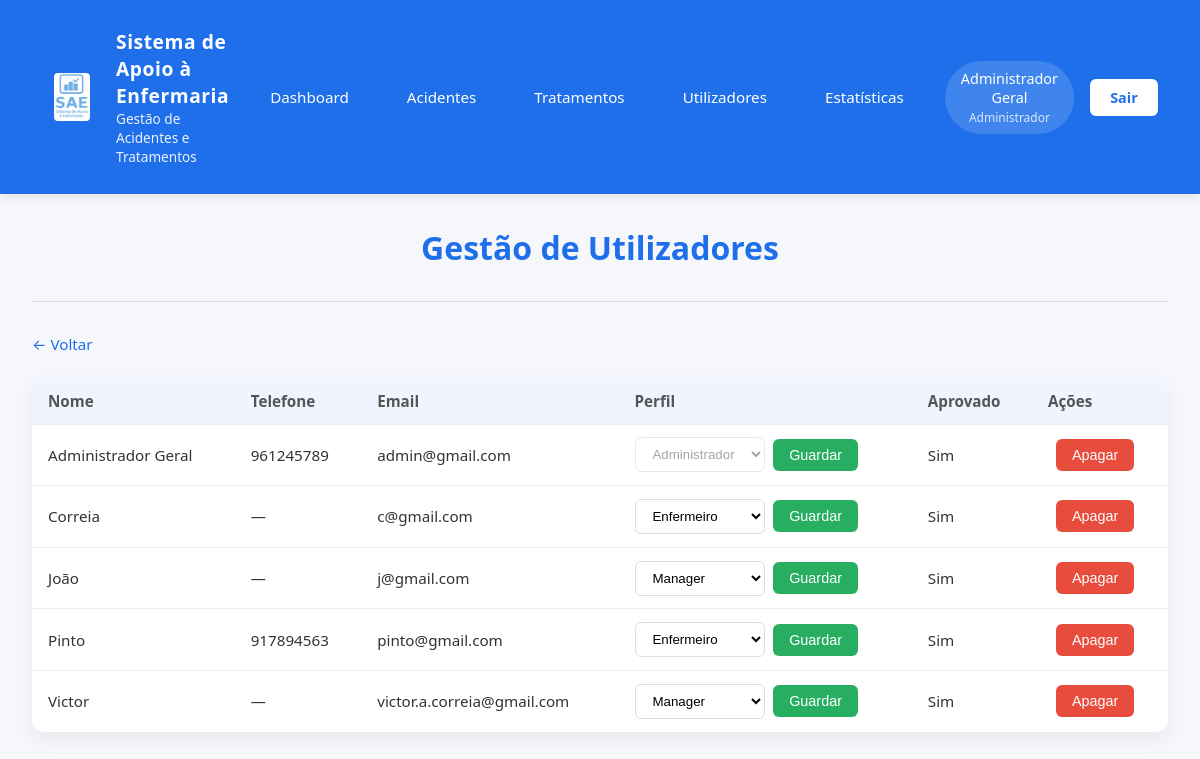
/public/index.php?route=admin_users_list (signed in), run on the app's committed database.
### tables this page shows
CREATE TABLE `users` (
  `id` int(11) NOT NULL,
  `email` varchar(255) NOT NULL,
  `password_hash` varchar(255) NOT NULL,
  `role_id` int(11) NOT NULL,
  `full_name` varchar(255) DEFAULT NULL,
  `phone` varchar(20) DEFAULT NULL,
  `approved` tinyint(1) DEFAULT 0,
  `created_at` timestamp NOT NULL DEFAULT current_timestamp(),
  `last_login` timestamp NULL DEFAULT NULL,
  `deleted_at` datetime DEFAULT NULL
);

CREATE TABLE `roles` (
  `id` int(11) NOT NULL,
  `name` varchar(50) NOT NULL
);

### src/Controllers/AdminUserController.php (called while the page is built, shortened)
<?php
class AdminUserController
{
    public function listUsers(): void
    {
        $pdo = \App\Core\Database::getConnection();
        $stmt = $pdo->query("
            SELECT u.id, u.email, u.full_name, u.phone, u.role_id, r.name AS role_name, u.approved, u.created_at, u.deleted_at
            FROM users u
            LEFT JOIN roles r ON r.id = u.role_id
            WHERE u.deleted_at IS NULL
            ORDER BY u.full_name ASC
        ");
        $users = $stmt->fetchAll(\PDO::FETCH_ASSOC);
        $r = $pdo->query("SELECT id, name FROM roles ORDER BY id");
        $roles = $r->fetchAll(\PDO::FETCH_ASSOC);
        require __DIR__ . '/../Views/admin/users_list.php';
    }
}

### src/Views/admin/users_list.php (the view, shortened to what this page needs)
<?php
$baseUrl = '/enfermaria/public/index.php';
?>
<!DOCTYPE html>
<html lang="pt">
<head>
<link rel="stylesheet" href="/enfermaria/public/assets/css/layout.css">
</head>
<body>
<?php require __DIR__ . '/../layouts/header.php'; ?>
<main>
    <h1>Gestão de Utilizadores</h1>
    <hr class="separator">
    <div class="top-links">
        <a href="<?= $baseUrl ?>?route=admin_users">← Voltar</a>
    </div>
    <table>
        <thead>
            <tr><th>Nome</th><th>Telefone</th><th>Email</th><th>Perfil</th><th>Aprovado</th><th>Ações</th></tr>
        </thead>
        <tbody>
            <?php foreach ($users as $u): $isDeleted = !empty($u['deleted_at']); ?>
                <tr>
                    <td><?= htmlspecialchars($u['full_name'] ?? '') ?></td>
                    <td><?= htmlspecialchars($u['phone'] ?? '—') ?></td>
                    <td><?= htmlspecialchars($u['email']) ?></td>
                    <td>
                        <form method="post" action="<?= $baseUrl ?>?route=admin_users_change_role" style="display:flex;gap:.5rem;align-items:center;">
                            <select name="role_id"  <?= ($u['id'] == $_SESSION['user_id']) ? 'disabled' : '' ?>>
                                <?php foreach ($roles as $role): ?>
                                    <option value="<?= (int)$role['id'] ?>" <?= $role['id']==$u['role_id'] ? 'selected' : '' ?>>
                                        <?= htmlspecialchars($role['name']) ?>
                                    </option>
                                <?php endforeach; ?>
                            </select>
                            <?php if ((int)($_SESSION['user_id'] ?? 0) === (int)$u['id']): ?>
                                <button class="btn btn-approve" disabled>Guardar</button>
                            <?php else: ?>
                                <button class="btn btn-approve" type="submit">Guardar</button>
                            <?php endif; ?>
                        </form>
                    </td>
                    <td><?= $u['approved'] ? 'Sim' : 'Não' ?></td>
                    <td>
                        <form method="post" action="<?= $baseUrl ?>?route=admin_user_delete" style="display:inline-block;margin-left:8px;">
                            <?php if ($isDeleted): ?>
                                <input type="hidden" name="action" value="restore">
                                <button class="btn btn-outline" type="submit">Restaurar</button>
                            <?php else: ?>
                                <?php if ((int)($_SESSION['user_id'] ?? 0) === (int)$u['id']): ?>
                                    <button class="btn btn-danger" disabled>Apagar</button>
                                <?php else: ?>
                                    <button class="btn btn-danger" type="submit" onclick="return confirm('Confirmar remoção do utilizador?')">Apagar</button>
                                <?php endif; ?>
                            <?php endif; ?>
                        </form>
                    </td>
                </tr>
            <?php endforeach; ?>
        </tbody>
    </table>
</main>
</body>
</html>

### src/Views/admin/users_list.php (style rules this page uses)
body { margin: 0; font-family: system-ui, -apple-system, BlinkMacSystemFont, "Segoe UI", sans-serif; background: #f5f7fb; color: #333; }
main { max-width: 1200px; margin: 0 auto; padding: 2rem; text-align: center; }
h1 { margin-top: 0; font-size: 2rem; color: #1f6feb; }
table { width: 100%; border-collapse: collapse; background: #fff; border-radius: 12px; overflow: hidden; box-shadow: 0 8px 20px rgba(0,0,0,0.06); margin: 0 auto 1.5rem; }
th, td { padding: 0.8rem 1rem; border-bottom: 1px solid #eee; font-size: .95rem; text-align: left; }
th { background: #f0f4ff; font-weight: 600; color: #555; }
tr:last-child td { border-bottom: none; }
.btn { border: none; border-radius: 6px; padding: 0.5rem 1rem; font-size: .9rem; cursor: pointer; transition: background 0.2s ease, transform 0.1s ease; }
.btn-danger { background: #e74c3c; color: #fff; }
.btn-approve { background: #27ae60; color: #fff; }
.top-links { margin-bottom: 1.5rem; font-size: .95rem; text-align: left; }
.top-links a { margin-right: 1rem; text-decoration: none; color: #1f6feb; transition: text-decoration 0.2s ease; }
select { padding: 0.5rem 0.8rem; border-radius: 6px; border: 1px solid #ddd; background: #fff; transition: border-color 0.2s ease; }
.separator { border: none; border-top: 1px solid #ddd; margin: 2rem 0; }

### data on the page
users: full_name "Administrador Geral", phone "961245789", email "admin@gmail.com", role_id "Administrador", shows "Guardar", approved "Sim", shows "Apagar"
users: full_name "Correia", phone "—", email "c@gmail.com", role_id "Enfermeiro", shows "Guardar", approved "Sim", shows "Apagar"
users: full_name "João", phone "—", email "j@gmail.com", role_id "Manager", shows "Guardar", approved "Sim", shows "Apagar"
users: full_name "Pinto", phone "917894563", email "pinto@gmail.com", role_id "Enfermeiro", shows "Guardar", approved "Sim", shows "Apagar"
users: full_name "Victor", phone "—", email "victor.a.correia@gmail.com", role_id "Manager", shows "Guardar", approved "Sim", shows "Apagar"

### other printed values
$nome "Administrador Geral"
$roleLabel "Administrador"
